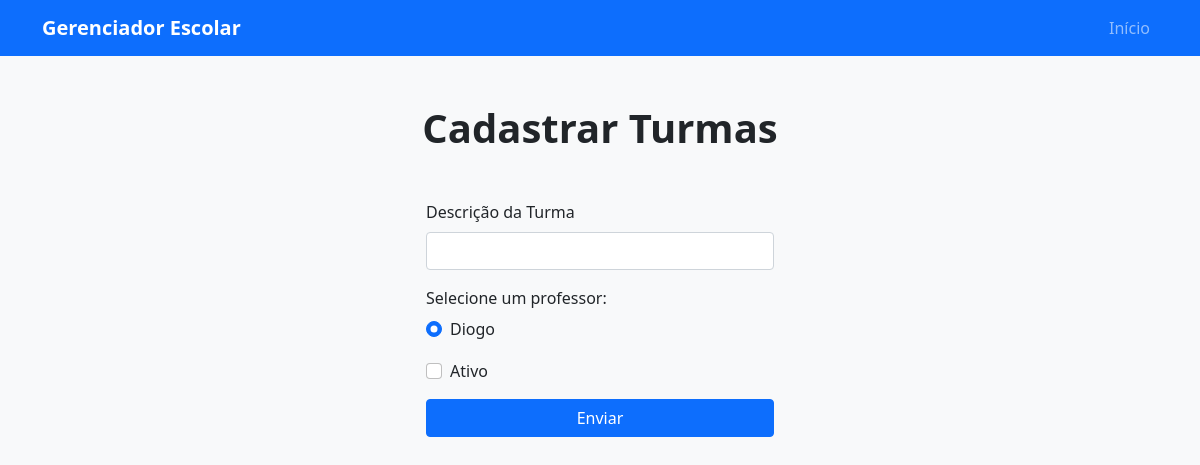
Before: /turma/cadastrar with the older database file.
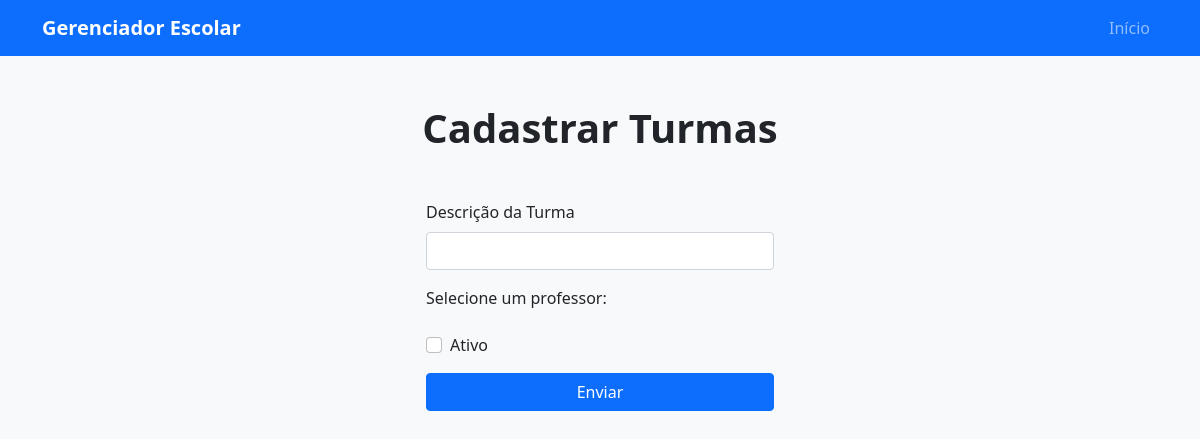
After: the same page with the newer database file.
### model/professor.py (models this page shows)
class Professor(db.Model):
    __tablename__ = "professores"
    id = db.Column(db.Integer, primary_key=True)
    nome = db.Column(db.String(100), nullable=False)
    idade = db.Column(db.Integer, nullable=False)
    materia = db.Column(db.String(100), nullable=True)
    observacoes = db.Column(db.Text, nullable=True)
    turmas = db.relationship("Turma", back_populates="professor")

### routes/turmas_routes.py (the view)
@turmas_bp.route("/cadastrar")
def cadastrar_turma():
    professores = ProfessorController.index()
    return render_template("cadastro_turma.html", titulo="Cadastrar Turmas", professores=professores)

### controller/professor_controller.py (called while the page is built)
    @staticmethod
    def index():
        professores = Professor.query.all()
        return professores

### templates/cadastro_turma.html
{% extends 'template.html' %}
{% block conteudo %}
      <form method="POST" action="{% if turma %}{{ url_for('turma_rota.editar_turma', descricao=turma.descricao) }}{% else %}{{ url_for('turma_rota.criar_turma') }}{% endif %}">
        <div class="mb-3">
          <label class="form-label">Descrição da Turma</label>
          <input class="form-control" type="text" name="descricao" value="{{ turma.descricao if turma else '' }}" required>
        </div>
        <fieldset class="mb-3">
          <legend class="col-form-label pt-0">Selecione um professor:</legend>
          {% for professor in professores %}
              <div class="form-check">
                <input class="form-check-input" type="radio" id="professor_{{ professor.id }}" name="professor" value="{{ professor.id }}" {% if loop.first %}checked{% endif %} required>
                <label class="form-check-label" for="professor_{{ professor.id }}">{{ professor.nome }}</label>
              </div>
          {% endfor %}
        </fieldset>
        <div class="form-check mb-3">
          <input class="form-check-input" id="checkbox-ativo" type="checkbox" name="ativo" {% if turma and turma.ativo %}checked{% endif %}>
          <label class="form-check-label" for="checkbox-ativo">Ativo</label>
        </div>
        <button class="btn btn-primary w-100" type="submit">Enviar</button>
      </form>
    </div>
  </div>
</div>
{% endblock %}

Changed rows visible on the page:
removed Professor: professor "☑ Diogo", nome "Diogo"
